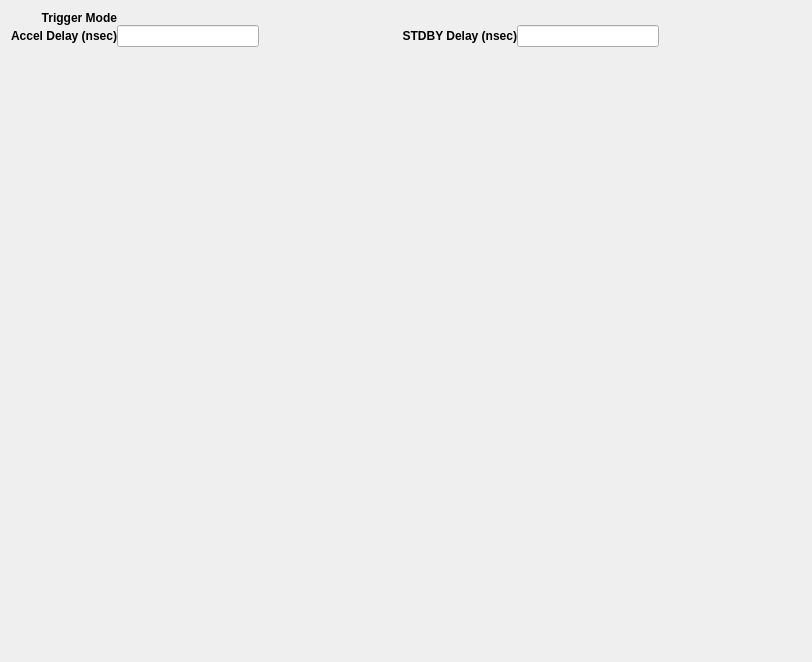
<?xml version="1.0" encoding="UTF-8"?>
<ui version="4.0">
 <class>Form</class>
 <widget class="QWidget" name="Form">
  <property name="geometry">
   <rect>
    <x>0</x>
    <y>0</y>
    <width>812</width>
    <height>662</height>
   </rect>
  </property>
  <property name="windowTitle">
   <string>High Level Triggers - ${DEV}</string>
  </property>
  <layout class="QVBoxLayout" name="verticalLayout">
   <item>
    <layout class="QVBoxLayout" name="verticalLayout_2" stretch="0,0,0,0,0,0,0,0">
     <property name="spacing">
      <number>0</number>
     </property>
     <item>
      <layout class="QGridLayout" name="gridLayout">
       <property name="bottomMargin">
        <number>10</number>
       </property>
       <item row="1" column="1">
        <widget class="PyDMLineEdit" name="PyDMLineEdit_3">
         <property name="enabled">
          <bool>true</bool>
         </property>
         <property name="sizePolicy">
          <sizepolicy hsizetype="MinimumExpanding" vsizetype="Fixed">
           <horstretch>0</horstretch>
           <verstretch>0</verstretch>
          </sizepolicy>
         </property>
         <property name="minimumSize">
          <size>
           <width>100</width>
           <height>0</height>
          </size>
         </property>
         <property name="toolTip">
          <string/>
         </property>
         <property name="alignment">
          <set>Qt::AlignCenter</set>
         </property>
         <property name="alarmSensitiveContent" stdset="0">
          <bool>true</bool>
         </property>
         <property name="channel" stdset="0">
          <string>ca://${DEV}:ACCELDELAY</string>
         </property>
        </widget>
       </item>
       <item row="0" column="5" rowspan="2">
        <spacer name="horizontalSpacer_5">
         <property name="orientation">
          <enum>Qt::Horizontal</enum>
         </property>
         <property name="sizeHint" stdset="0">
          <size>
           <width>40</width>
           <height>20</height>
          </size>
         </property>
        </spacer>
       </item>
       <item row="1" column="0">
        <widget class="QLabel" name="label_4">
         <property name="font">
          <font>
           <weight>75</weight>
           <bold>true</bold>
          </font>
         </property>
         <property name="text">
          <string>Accel Delay (nsec)</string>
         </property>
         <property name="alignment">
          <set>Qt::AlignRight|Qt::AlignTrailing|Qt::AlignVCenter</set>
         </property>
        </widget>
       </item>
       <item row="1" column="4">
        <widget class="PyDMLineEdit" name="PyDMLineEdit_4">
         <property name="enabled">
          <bool>true</bool>
         </property>
         <property name="sizePolicy">
          <sizepolicy hsizetype="MinimumExpanding" vsizetype="Fixed">
           <horstretch>0</horstretch>
           <verstretch>0</verstretch>
          </sizepolicy>
         </property>
         <property name="minimumSize">
          <size>
           <width>100</width>
           <height>0</height>
          </size>
         </property>
         <property name="toolTip">
          <string/>
         </property>
         <property name="alignment">
          <set>Qt::AlignCenter</set>
         </property>
         <property name="alarmSensitiveContent" stdset="0">
          <bool>true</bool>
         </property>
         <property name="channel" stdset="0">
          <string>ca://${DEV}:STDBYDELAY</string>
         </property>
        </widget>
       </item>
       <item row="1" column="3">
        <widget class="QLabel" name="label_6">
         <property name="font">
          <font>
           <weight>75</weight>
           <bold>true</bold>
          </font>
         </property>
         <property name="text">
          <string>STDBY Delay (nsec)</string>
         </property>
         <property name="alignment">
          <set>Qt::AlignRight|Qt::AlignTrailing|Qt::AlignVCenter</set>
         </property>
        </widget>
       </item>
       <item row="0" column="0">
        <widget class="QLabel" name="label_3">
         <property name="font">
          <font>
           <weight>75</weight>
           <bold>true</bold>
          </font>
         </property>
         <property name="text">
          <string>Trigger Mode</string>
         </property>
         <property name="alignment">
          <set>Qt::AlignRight|Qt::AlignTrailing|Qt::AlignVCenter</set>
         </property>
        </widget>
       </item>
       <item row="1" column="2">
        <spacer name="horizontalSpacer_6">
         <property name="orientation">
          <enum>Qt::Horizontal</enum>
         </property>
         <property name="sizeHint" stdset="0">
          <size>
           <width>40</width>
           <height>20</height>
          </size>
         </property>
        </spacer>
       </item>
       <item row="0" column="1" colspan="4">
        <widget class="PyDMEnumButton" name="PyDMEnumButton_2">
         <property name="sizePolicy">
          <sizepolicy hsizetype="Preferred" vsizetype="Fixed">
           <horstretch>0</horstretch>
           <verstretch>0</verstretch>
          </sizepolicy>
         </property>
         <property name="maximumSize">
          <size>
           <width>16777215</width>
           <height>40</height>
          </size>
         </property>
         <property name="toolTip">
          <string/>
         </property>
         <property name="styleSheet">
          <string notr="true">QPushButton{font: 8px;}</string>
         </property>
         <property name="channel" stdset="0">
          <string>ca://${DEV}:MODECFG</string>
         </property>
         <property name="orientation" stdset="0">
          <enum>Qt::Horizontal</enum>
         </property>
         <property name="marginTop" stdset="0">
          <number>0</number>
         </property>
         <property name="marginBottom" stdset="0">
          <number>0</number>
         </property>
         <property name="marginLeft" stdset="0">
          <number>0</number>
         </property>
         <property name="marginRight" stdset="0">
          <number>0</number>
         </property>
         <property name="horizontalSpacing" stdset="0">
          <number>0</number>
         </property>
         <property name="verticalSpacing" stdset="0">
          <number>0</number>
         </property>
        </widget>
       </item>
      </layout>
     </item>
     <item>
      <spacer name="verticalSpacer">
       <property name="orientation">
        <enum>Qt::Vertical</enum>
       </property>
       <property name="sizeHint" stdset="0">
        <size>
         <width>20</width>
         <height>40</height>
        </size>
       </property>
      </spacer>
     </item>
     <item>
      <widget class="PyDMEmbeddedDisplay" name="PyDMEmbeddedDisplay_5">
       <property name="minimumSize">
        <size>
         <width>749</width>
         <height>0</height>
        </size>
       </property>
       <property name="maximumSize">
        <size>
         <width>16777215</width>
         <height>40</height>
        </size>
       </property>
       <property name="toolTip">
        <string/>
       </property>
       <property name="frameShape">
        <enum>QFrame::NoFrame</enum>
       </property>
       <property name="macros" stdset="0">
        <string>{&quot;SYS&quot;:&quot;LLRF&quot;}</string>
       </property>
       <property name="filename" stdset="0">
        <string>hl_triggers_sys_header.ui</string>
       </property>
      </widget>
     </item>
     <item>
      <widget class="PyDMEmbeddedDisplay" name="PyDMEmbeddedDisplay">
       <property name="minimumSize">
        <size>
         <width>749</width>
         <height>0</height>
        </size>
       </property>
       <property name="toolTip">
        <string/>
       </property>
       <property name="frameShape">
        <enum>QFrame::Box</enum>
       </property>
       <property name="macros" stdset="0">
        <string>{&quot;SYS&quot;:&quot;LLRF&quot;}</string>
       </property>
       <property name="filename" stdset="0">
        <string>hl_triggers_sys.ui</string>
       </property>
      </widget>
     </item>
     <item>
      <widget class="PyDMEmbeddedDisplay" name="PyDMEmbeddedDisplay_2">
       <property name="minimumSize">
        <size>
         <width>749</width>
         <height>0</height>
        </size>
       </property>
       <property name="toolTip">
        <string/>
       </property>
       <property name="frameShape">
        <enum>QFrame::Box</enum>
       </property>
       <property name="macros" stdset="0">
        <string>{&quot;SYS&quot;:&quot;MOD&quot;}</string>
       </property>
       <property name="filename" stdset="0">
        <string>hl_triggers_sys.ui</string>
       </property>
      </widget>
     </item>
     <item>
      <widget class="PyDMEmbeddedDisplay" name="PyDMEmbeddedDisplay_4">
       <property name="minimumSize">
        <size>
         <width>749</width>
         <height>0</height>
        </size>
       </property>
       <property name="toolTip">
        <string/>
       </property>
       <property name="frameShape">
        <enum>QFrame::Box</enum>
       </property>
       <property name="macros" stdset="0">
        <string>{&quot;SYS&quot;:&quot;RTM&quot;}</string>
       </property>
       <property name="filename" stdset="0">
        <string>hl_triggers_sys.ui</string>
       </property>
      </widget>
     </item>
     <item>
      <widget class="PyDMEmbeddedDisplay" name="PyDMEmbeddedDisplay_3">
       <property name="minimumSize">
        <size>
         <width>749</width>
         <height>0</height>
        </size>
       </property>
       <property name="toolTip">
        <string/>
       </property>
       <property name="frameShape">
        <enum>QFrame::Box</enum>
       </property>
       <property name="macros" stdset="0">
        <string>{&quot;SYS&quot;:&quot;SSSB&quot;}</string>
       </property>
       <property name="filename" stdset="0">
        <string>hl_triggers_sys.ui</string>
       </property>
      </widget>
     </item>
     <item>
      <widget class="PyDMEmbeddedDisplay" name="PyDMEmbeddedDisplay_6">
       <property name="minimumSize">
        <size>
         <width>749</width>
         <height>0</height>
        </size>
       </property>
       <property name="toolTip">
        <string/>
       </property>
       <property name="frameShape">
        <enum>QFrame::Box</enum>
       </property>
       <property name="macros" stdset="0">
        <string>{&quot;SYS&quot;:&quot;DAQMUX&quot;}</string>
       </property>
       <property name="filename" stdset="0">
        <string>hl_triggers_sys.ui</string>
       </property>
      </widget>
     </item>
    </layout>
   </item>
  </layout>
 </widget>
 <customwidgets>
  <customwidget>
   <class>PyDMLineEdit</class>
   <extends>QLineEdit</extends>
   <header>pydm.widgets.line_edit</header>
  </customwidget>
  <customwidget>
   <class>PyDMEnumButton</class>
   <extends>QWidget</extends>
   <header>pydm.widgets.enum_button</header>
  </customwidget>
  <customwidget>
   <class>PyDMEmbeddedDisplay</class>
   <extends>QFrame</extends>
   <header>pydm.widgets.embedded_display</header>
  </customwidget>
 </customwidgets>
 <resources/>
 <connections/>
</ui>
